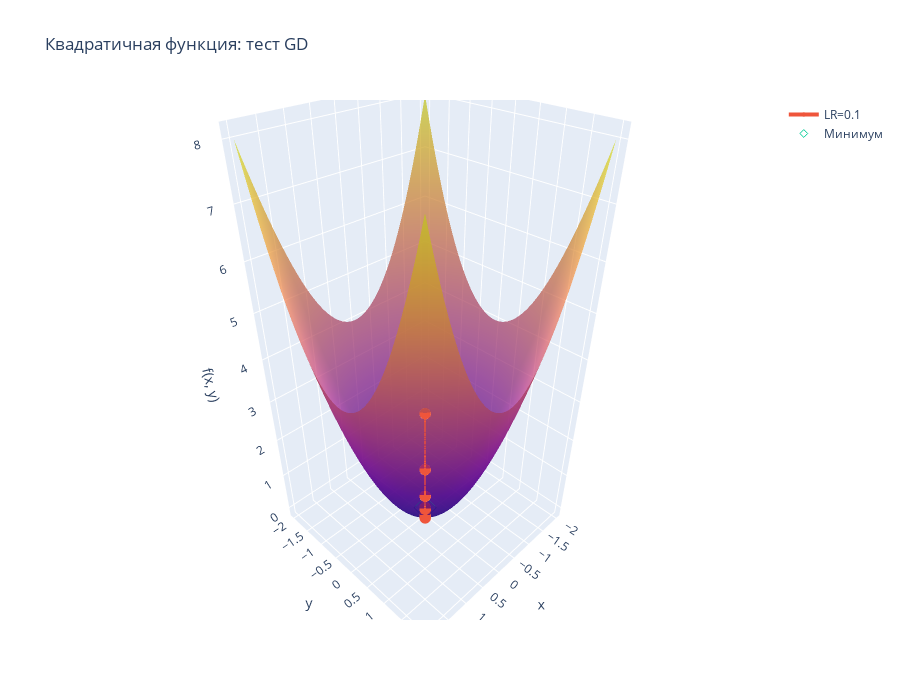

Notebook code cell kept with this figure:
### Code cell
# Тестируем визуализацию на квадратичной функции
x_range = np.linspace(-2, 2, 100)
y_range = np.linspace(-2, 2, 100)
X, Y = np.meshgrid(x_range, y_range)
Z = X**2 + Y**2

# Запускаем градиентный спуск
gd = GradientDescent(learning_rate=0.1, n_iterations=50)
gd.fit(quadratic_loss, quadratic_grad, np.array([1.5, 1.5]))

# Рисуем 3D график
plot_gd_3d(
  x_range=x_range,
  y_range=y_range,
  Z=Z,
  loss_fn=quadratic_loss,
  history_dict={"LR=0.1": gd.history},
  title="Квадратичная функция: тест GD",
  min_point=(0.0, 0.0)
)
